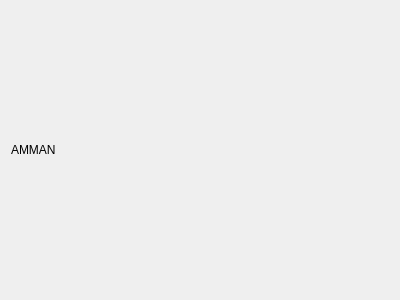
<?xml version="1.0" encoding="UTF-8"?>
<ui version="4.0">
 <class>loginWindow</class>
 <widget class="QDialog" name="loginWindow">
  <property name="geometry">
   <rect>
    <x>0</x>
    <y>0</y>
    <width>400</width>
    <height>300</height>
   </rect>
  </property>
  <property name="windowTitle">
   <string>Dialog</string>
  </property>
  <layout class="QHBoxLayout" name="horizontalLayout">
   <item>
    <widget class="QLabel" name="label">
     <property name="text">
      <string>AMMAN</string>
     </property>
    </widget>
   </item>
  </layout>
 </widget>
 <resources/>
 <connections/>
</ui>
